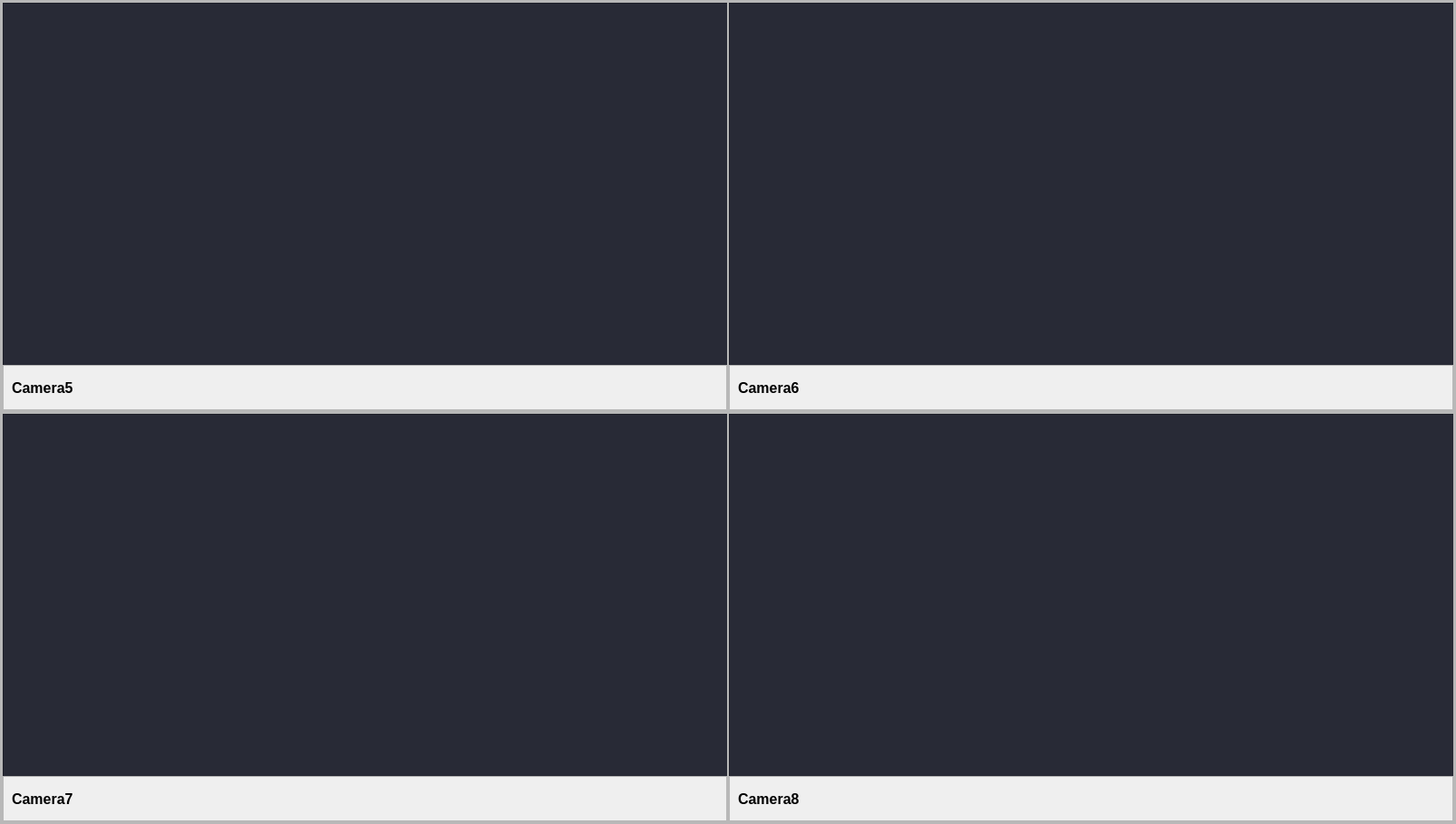
                   <widget class="QWidget" name="secondayHomePage">
                    <layout class="QHBoxLayout" name="horizontalLayout_54">
                     <property name="spacing">
                      <number>0</number>
                     </property>
                     <property name="leftMargin">
                      <number>0</number>
                     </property>
                     <property name="topMargin">
                      <number>0</number>
                     </property>
                     <property name="rightMargin">
                      <number>0</number>
                     </property>
                     <property name="bottomMargin">
                      <number>0</number>
                     </property>
                     <item>
                      <widget class="QFrame" name="secondaryHomePageCamerasFrame">
                       <property name="frameShape">
                        <enum>QFrame::Shape::StyledPanel</enum>
                       </property>
                       <property name="frameShadow">
                        <enum>QFrame::Shadow::Raised</enum>
                       </property>
                       <layout class="QVBoxLayout" name="verticalLayout_20">
                        <property name="spacing">
                         <number>0</number>
                        </property>
                        <property name="leftMargin">
                         <number>0</number>
                        </property>
                        <property name="topMargin">
                         <number>0</number>
                        </property>
                        <property name="rightMargin">
                         <number>0</number>
                        </property>
                        <property name="bottomMargin">
                         <number>0</number>
                        </property>
                        <item>
                         <widget class="QFrame" name="secondaryHomePageTopCamerasFrame">
                          <property name="frameShape">
                           <enum>QFrame::Shape::StyledPanel</enum>
                          </property>
                          <property name="frameShadow">
                           <enum>QFrame::Shadow::Raised</enum>
                          </property>
                          <layout class="QHBoxLayout" name="horizontalLayout_58">
                           <property name="spacing">
                            <number>0</number>
                           </property>
                           <property name="leftMargin">
                            <number>0</number>
                           </property>
                           <property name="topMargin">
                            <number>0</number>
                           </property>
                           <property name="rightMargin">
                            <number>0</number>
                           </property>
                           <property name="bottomMargin">
                            <number>0</number>
                           </property>
                           <item>
                            <widget class="QFrame" name="secondaryHomePageTopLeftCamerasFrame">
                             <property name="frameShape">
                              <enum>QFrame::Shape::StyledPanel</enum>
                             </property>
                             <property name="frameShadow">
                              <enum>QFrame::Shadow::Raised</enum>
                             </property>
                             <layout class="QVBoxLayout" name="verticalLayout_18">
                              <property name="spacing">
                               <number>0</number>
                              </property>
                              <property name="leftMargin">
                               <number>0</number>
                              </property>
                              <property name="topMargin">
                               <number>0</number>
                              </property>
                              <property name="rightMargin">
                               <number>0</number>
                              </property>
                              <property name="bottomMargin">
                               <number>0</number>
                              </property>
                              <item>
                               <widget class="QFrame" name="secondaryHomePageTopLeftCameraLabelFrame">
                                <property name="minimumSize">
                                 <size>
                                  <width>800</width>
                                  <height>400</height>
                                 </size>
                                </property>
                                <property name="maximumSize">
                                 <size>
                                  <width>800</width>
                                  <height>400</height>
                                 </size>
                                </property>
                                <property name="styleSheet">
                                 <string notr="true">QFrame{
	background-color: #282A36;
}
</string>
                                </property>
                                <property name="frameShape">
                                 <enum>QFrame::Shape::StyledPanel</enum>
                                </property>
                                <property name="frameShadow">
                                 <enum>QFrame::Shadow::Raised</enum>
                                </property>
                                <layout class="QHBoxLayout" name="horizontalLayout_67">
                                 <property name="spacing">
                                  <number>0</number>
                                 </property>
                                 <property name="leftMargin">
                                  <number>0</number>
                                 </property>
                                 <property name="topMargin">
                                  <number>0</number>
                                 </property>
                                 <property name="rightMargin">
                                  <number>0</number>
                                 </property>
                                 <property name="bottomMargin">
                                  <number>0</number>
                                 </property>
                                 <item>
                                  <widget class="QLabel" name="secondaryHomePageTopLeftCameraLabel">
                                   <property name="minimumSize">
                                    <size>
                                     <width>800</width>
                                     <height>400</height>
                                    </size>
                                   </property>
                                   <property name="maximumSize">
                                    <size>
                                     <width>800</width>
                                     <height>400</height>
                                    </size>
                                   </property>
                                   <property name="text">
                                    <string/>
                                   </property>
                                  </widget>
                                 </item>
                                </layout>
                               </widget>
                              </item>
                              <item>
                               <widget class="QFrame" name="secondaryHomePageTopLeftCamerasIndicators">
                                <property name="minimumSize">
                                 <size>
                                  <width>800</width>
                                  <height>50</height>
                                 </size>
                                </property>
                                <property name="maximumSize">
                                 <size>
                                  <width>800</width>
                                  <height>50</height>
                                 </size>
                                </property>
                                <property name="styleSheet">
                                 <string notr="true"/>
                                </property>
                                <property name="frameShape">
                                 <enum>QFrame::Shape::StyledPanel</enum>
                                </property>
                                <property name="frameShadow">
                                 <enum>QFrame::Shadow::Raised</enum>
                                </property>
                                <layout class="QHBoxLayout" name="horizontalLayout_71">
                                 <item alignment="Qt::AlignmentFlag::AlignLeft">
                                  <widget class="QLabel" name="secondaryHomePageTopLeftCamerasNumberLabel">
                                   <property name="font">
                                    <font>
                                     <pointsize>12</pointsize>
                                     <bold>true</bold>
                                    </font>
                                   </property>
                                   <property name="text">
                                    <string>Camera5</string>
                                   </property>
                                  </widget>
                                 </item>
                                </layout>
                               </widget>
                              </item>
                             </layout>
                            </widget>
                           </item>
                           <item>
                            <widget class="QFrame" name="secondaryHomePageTopRightCamerasFrame">
                             <property name="frameShape">
                              <enum>QFrame::Shape::StyledPanel</enum>
                             </property>
                             <property name="frameShadow">
                              <enum>QFrame::Shadow::Raised</enum>
                             </property>
                             <layout class="QVBoxLayout" name="verticalLayout_19">
                              <property name="spacing">
                               <number>0</number>
                              </property>
                              <property name="leftMargin">
                               <number>0</number>
                              </property>
                              <property name="topMargin">
                               <number>0</number>
                              </property>
                              <property name="rightMargin">
                               <number>0</number>
                              </property>
                              <property name="bottomMargin">
                               <number>0</number>
                              </property>
                              <item>
                               <widget class="QFrame" name="secondaryHomePageTopRightCameraLabelFrame">
                                <property name="minimumSize">
                                 <size>
                                  <width>800</width>
                                  <height>400</height>
                                 </size>
                                </property>
                                <property name="maximumSize">
                                 <size>
                                  <width>800</width>
                                  <height>400</height>
                                 </size>
                                </property>
                                <property name="styleSheet">
                                 <string notr="true">QFrame{
	background-color: #282A36;
}
</string>
                                </property>
                                <property name="frameShape">
                                 <enum>QFrame::Shape::StyledPanel</enum>
                                </property>
                                <property name="frameShadow">
                                 <enum>QFrame::Shadow::Raised</enum>
                                </property>
                                <layout class="QHBoxLayout" name="horizontalLayout_68">
                                 <property name="spacing">
                                  <number>0</number>
                                 </property>
                                 <property name="leftMargin">
                                  <number>0</number>
                                 </property>
                                 <property name="topMargin">
                                  <number>0</number>
                                 </property>
                                 <property name="rightMargin">
                                  <number>0</number>
                                 </property>
                                 <property name="bottomMargin">
                                  <number>0</number>
                                 </property>
                                 <item>
                                  <widget class="QLabel" name="secondaryHomePageTopRightCameraLabel">
                                   <property name="minimumSize">
                                    <size>
                                     <width>800</width>
                                     <height>400</height>
                                    </size>
                                   </property>
                                   <property name="maximumSize">
                                    <size>
                                     <width>800</width>
                                     <height>400</height>
                                    </size>
                                   </property>
                                   <property name="text">
                                    <string/>
                                   </property>
                                  </widget>
                                 </item>
                                </layout>
                               </widget>
                              </item>
                              <item>
                               <widget class="QFrame" name="secondaryHomePageTopRightCamerasIndicators">
                                <property name="minimumSize">
                                 <size>
                                  <width>800</width>
                                  <height>50</height>
                                 </size>
                                </property>
                                <property name="maximumSize">
                                 <size>
                                  <width>800</width>
                                  <height>50</height>
                                 </size>
                                </property>
                                <property name="styleSheet">
                                 <string notr="true"/>
                                </property>
                                <property name="frameShape">
                                 <enum>QFrame::Shape::StyledPanel</enum>
                                </property>
                                <property name="frameShadow">
                                 <enum>QFrame::Shadow::Raised</enum>
                                </property>
                                <layout class="QHBoxLayout" name="horizontalLayout_72">
                                 <item alignment="Qt::AlignmentFlag::AlignLeft">
                                  <widget class="QLabel" name="secondaryHomePageTopRightCamerasNumberLabel">
                                   <property name="font">
                                    <font>
                                     <pointsize>12</pointsize>
                                     <bold>true</bold>
                                    </font>
                                   </property>
                                   <property name="text">
                                    <string>Camera6</string>
                                   </property>
                                  </widget>
                                 </item>
                                </layout>
                               </widget>
                              </item>
                             </layout>
                            </widget>
                           </item>
                          </layout>
                         </widget>
                        </item>
                        <item>
                         <widget class="QFrame" name="secondaryHomePageBottomCamerasFrame">
                          <property name="frameShape">
                           <enum>QFrame::Shape::StyledPanel</enum>
                          </property>
                          <property name="frameShadow">
                           <enum>QFrame::Shadow::Raised</enum>
                          </property>
                          <layout class="QHBoxLayout" name="horizontalLayout_57">
                           <property name="spacing">
                            <number>0</number>
                           </property>
                           <property name="leftMargin">
                            <number>0</number>
                           </property>
                           <property name="topMargin">
                            <number>0</number>
                           </property>
                           <property name="rightMargin">
                            <number>0</number>
                           </property>
                           <property name="bottomMargin">
                            <number>0</number>
                           </property>
                           <item>
                            <widget class="QFrame" name="secondaryHomePageBottomLeftCamerasFrame">
                             <property name="frameShape">
                              <enum>QFrame::Shape::StyledPanel</enum>
                             </property>
                             <property name="frameShadow">
                              <enum>QFrame::Shadow::Raised</enum>
                             </property>
                             <layout class="QVBoxLayout" name="verticalLayout_16">
                              <property name="spacing">
                               <number>0</number>
                              </property>
                              <property name="leftMargin">
                               <number>0</number>
                              </property>
                              <property name="topMargin">
                               <number>0</number>
                              </property>
                              <property name="rightMargin">
                               <number>0</number>
                              </property>
                              <property name="bottomMargin">
                               <number>0</number>
                              </property>
                              <item>
                               <widget class="QFrame" name="secondaryHomePageBottomLeftCameraLabelFrame">
                                <property name="minimumSize">
                                 <size>
                                  <width>800</width>
                                  <height>400</height>
                                 </size>
                                </property>
                                <property name="maximumSize">
                                 <size>
                                  <width>800</width>
                                  <height>400</height>
                                 </size>
                                </property>
                                <property name="styleSheet">
                                 <string notr="true">QFrame{
	background-color: #282A36;
}
</string>
                                </property>
                                <property name="frameShape">
                                 <enum>QFrame::Shape::StyledPanel</enum>
                                </property>
                                <property name="frameShadow">
                                 <enum>QFrame::Shadow::Raised</enum>
                                </property>
                                <layout class="QHBoxLayout" name="horizontalLayout_69">
                                 <property name="spacing">
                                  <number>0</number>
                                 </property>
                                 <property name="leftMargin">
                                  <number>0</number>
                                 </property>
                                 <property name="topMargin">
                                  <number>0</number>
                                 </property>
                                 <property name="rightMargin">
                                  <number>0</number>
                                 </property>
                                 <property name="bottomMargin">
                                  <number>0</number>
                                 </property>
                                 <item>
                                  <widget class="QLabel" name="secondaryHomePageBottomLeftCameraLabel">
                                   <property name="minimumSize">
                                    <size>
                                     <width>800</width>
                                     <height>400</height>
                                    </size>
                                   </property>
                                   <property name="maximumSize">
                                    <size>
                                     <width>800</width>
                                     <height>400</height>
                                    </size>
                                   </property>
                                   <property name="text">
                                    <string/>
                                   </property>
                                  </widget>
                                 </item>
                                </layout>
                               </widget>
                              </item>
                              <item>
                               <widget class="QFrame" name="secondaryHomePageBottomLeftCamerasIndicators">
                                <property name="minimumSize">
                                 <size>
                                  <width>800</width>
                                  <height>50</height>
                                 </size>
                                </property>
                                <property name="maximumSize">
                                 <size>
                                  <width>800</width>
                                  <height>50</height>
                                 </size>
                                </property>
                                <property name="styleSheet">
                                 <string notr="true"/>
                                </property>
                                <property name="frameShape">
                                 <enum>QFrame::Shape::StyledPanel</enum>
                                </property>
                                <property name="frameShadow">
                                 <enum>QFrame::Shadow::Raised</enum>
                                </property>
                                <layout class="QHBoxLayout" name="horizontalLayout_73">
                                 <item alignment="Qt::AlignmentFlag::AlignLeft">
                                  <widget class="QLabel" name="secondaryHomePageBottomLeftCamerasNumberLabel">
                                   <property name="font">
                                    <font>
                                     <pointsize>12</pointsize>
                                     <bold>true</bold>
                                    </font>
                                   </property>
                                   <property name="text">
                                    <string>Camera7</string>
                                   </property>
                                  </widget>
                                 </item>
                                </layout>
                               </widget>
                              </item>
                             </layout>
                            </widget>
                           </item>
                           <item>
                            <widget class="QFrame" name="secondaryHomePageBottomRightCamerasFrame">
                             <property name="frameShape">
                              <enum>QFrame::Shape::StyledPanel</enum>
                             </property>
                             <property name="frameShadow">
                              <enum>QFrame::Shadow::Raised</enum>
                             </property>
                             <layout class="QVBoxLayout" name="verticalLayout_17">
                              <property name="spacing">
                               <number>0</number>
                              </property>
                              <property name="leftMargin">
                               <number>0</number>
                              </property>
                              <property name="topMargin">
                               <number>0</number>
                              </property>
                              <property name="rightMargin">
                               <number>0</number>
                              </property>
                              <property name="bottomMargin">
                               <number>0</number>
                              </property>
                              <item>
                               <widget class="QFrame" name="secondaryHomePageBottomRightCameraLabelFrame">
                                <property name="minimumSize">
                                 <size>
                                  <width>800</width>
                                  <height>400</height>
                                 </size>
                                </property>
                                <property name="maximumSize">
                                 <size>
                                  <width>800</width>
                                  <height>400</height>
                                 </size>
                                </property>
                                <property name="styleSheet">
                                 <string notr="true">QFrame{
	background-color: #282A36;
}
</string>
                                </property>
                                <property name="frameShape">
                                 <enum>QFrame::Shape::StyledPanel</enum>
                                </property>
                                <property name="frameShadow">
                                 <enum>QFrame::Shadow::Raised</enum>
                                </property>
                                <layout class="QHBoxLayout" name="horizontalLayout_70">
                                 <property name="spacing">
                                  <number>0</number>
                                 </property>
                                 <property name="leftMargin">
                                  <number>0</number>
                                 </property>
                                 <property name="topMargin">
                                  <number>0</number>
                                 </property>
                                 <property name="rightMargin">
                                  <number>0</number>
                                 </property>
                                 <property name="bottomMargin">
                                  <number>0</number>
                                 </property>
                                 <item>
                                  <widget class="QLabel" name="secondaryHomePageBottomRightCameraLabel">
                                   <property name="minimumSize">
                                    <size>
                                     <width>800</width>
                                     <height>400</height>
                                    </size>
                                   </property>
                                   <property name="maximumSize">
                                    <size>
                                     <width>800</width>
                                     <height>400</height>
                                    </size>
                                   </property>
                                   <property name="text">
                                    <string/>
                                   </property>
                                  </widget>
                                 </item>
                                </layout>
                               </widget>
                              </item>
                              <item>
                               <widget class="QFrame" name="secondaryHomePageBottomRightCamerasIndicators">
                                <property name="minimumSize">
                                 <size>
                                  <width>800</width>
                                  <height>50</height>
                                 </size>
                                </property>
                                <property name="maximumSize">
                                 <size>
                                  <width>800</width>
                                  <height>50</height>
                                 </size>
                                </property>
                                <property name="styleSheet">
                                 <string notr="true"/>
                                </property>
                                <property name="frameShape">
                                 <enum>QFrame::Shape::StyledPanel</enum>
                                </property>
                                <property name="frameShadow">
                                 <enum>QFrame::Shadow::Raised</enum>
                                </property>
                                <layout class="QHBoxLayout" name="horizontalLayout_74">
                                 <item alignment="Qt::AlignmentFlag::AlignLeft">
                                  <widget class="QLabel" name="secondaryHomePageBottomRightCamerasNumberLabel">
                                   <property name="font">
                                    <font>
                                     <pointsize>12</pointsize>
                                     <bold>true</bold>
                                    </font>
                                   </property>
                                   <property name="text">
                                    <string>Camera8</string>
                                   </property>
                                  </widget>
                                 </item>
                                </layout>
                               </widget>
                              </item>
                             </layout>
                            </widget>
                           </item>
                          </layout>
                         </widget>
                        </item>
                       </layout>
                      </widget>
                     </item>
                    </layout>
                   </widget>
